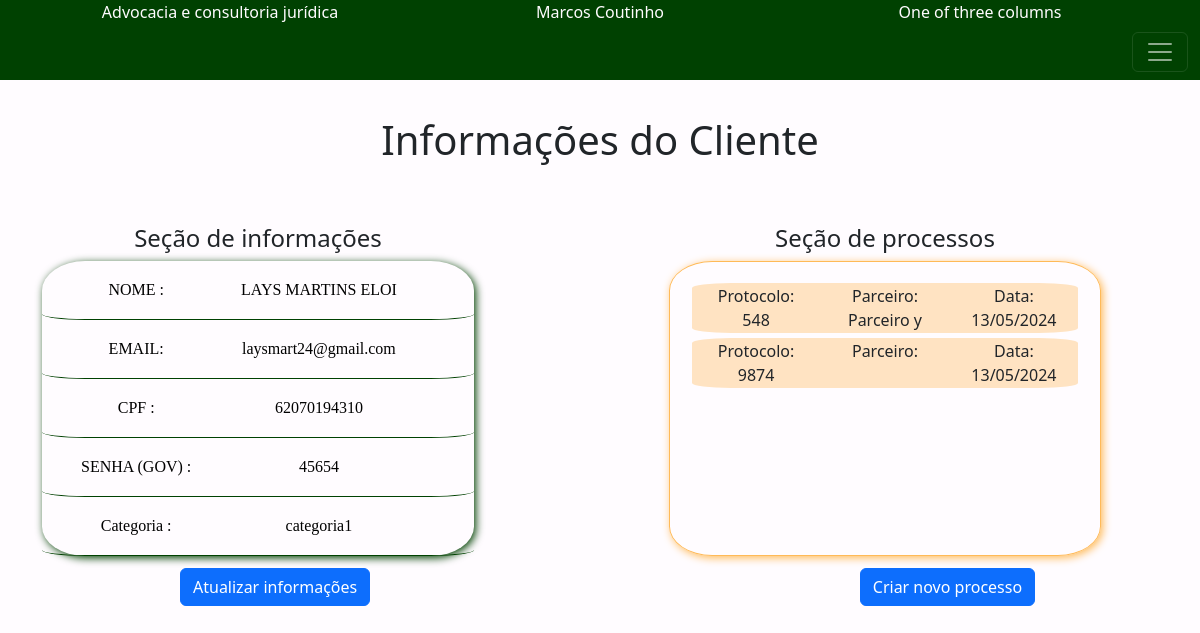
The page /exibirCliente.php?cpf=62070194310 on the database its author committed.
### tables this page shows
CREATE TABLE Pessoa (nome TEXT, email TEXT, senha TEXT, cpf TEXT PRIMARY KEY, categoria TEXT);

CREATE TABLE Processo (protocolo text PRIMARY KEY, cpf TEXT , descricao TEXT,status TEXT,assunto TEXT, parceiro TEXT,dataAbertura TEXT,FOREIGN KEY (cpf) REFERENCES Pessoa(cpf));

### read2.php (called while the page is built, shortened)
<?php
require_once 'envio.php';
require_once 'Pessoa.php';
function buscarPorCPF($pdo, $cpf) {
    $query = "SELECT * FROM Pessoa WHERE cpf = :cpf";
    $statement = $pdo->prepare($query);
    $statement->bindValue(':cpf', $cpf);
    $statement->execute();
    $resultado = $statement->fetch();
    $pessoa = new Pessoa($resultado['nome'], $resultado['email'], $resultado['senha'],$resultado['cpf'], $resultado['categoria']);
    return $pessoa;
    }

### Pessoa.php (called while the page is built, shortened)
<?php
class Pessoa
{
    private string $nome;
    private string $email;
    private string $senha;
    private string $cpf;
    private string $categoria;
    public function __construct(string $nome, string $email,string $senha, string $cpf, string $categoria)
    {
        $this->nome = $nome;
        $this->email = $email;
        $this->senha = $senha;
        $this->cpf = $cpf;
        $this->categoria = $categoria;
    }
    public function categoria(): string
    {
        return $this->categoria;
    }
    public function nome(): string
    {
        return $this->nome;
    }
    public function email(): string
    {
        return $this->email;
    }
    public function cpf(): string
    {
        return $this->cpf;
    }
    public function senha(): string
    {
        return $this->senha;
    }
}

### pesquisaProcessos.php (called while the page is built, shortened)
<?php
require_once 'enviaProcesso.php';
require_once 'Processo.php';
function buscarProcessos($pdo,$cpf) {
    $sqlVerificar = "SELECT COUNT(*) FROM Processo WHERE cpf = :cpf";
    $query_verificar = $pdo->prepare($sqlVerificar);
    $query_verificar->bindValue(':cpf', $cpf);
    $query_verificar->execute();
    $numLinhas = $query_verificar->fetchColumn();
    if($numLinhas > 0){
        $query = "SELECT * FROM Processo WHERE cpf = :cpf";
        $statement = $pdo->prepare($query);
        $statement->bindValue(':cpf',$cpf);
        $statement->execute();
        $resultados = $statement->fetchall();
        $processos = [];
        foreach ($resultados as $resultado) {
            $processos[]= new Processo($resultado['cpf'],$resultado['protocolo'],$resultado['parceiro'],$resultado['assunto'],$resultado['dataAbertura'],$resultado['status']);
        }
        return $processos;
    } else{
        return "Não há processos";
    }
}

### Processo.php (called while the page is built, shortened)
<?php
class Processo
{
    private string $protocolo;
    private string $parceiro;
    private string $dataAbertura;
    public function __construct(string $cpf, string $protocolo, string $parceiro,string $assunto, String $dataAbertura, string $status) {
        $this->protocolo = $protocolo;
        $this->parceiro = $parceiro;
        $this->dataAbertura = $dataAbertura;
    }
    public function protocolo() : string {
        return $this->protocolo;
    }
     public function parceiro() : string {
        return $this->parceiro;
    }
    public function dataAbertura() : string {
        return $this->dataAbertura;
    }
}

### exibirCliente.php (the view, shortened to what this page needs)
<?php
require_once 'conexao.php';
require_once 'Pessoa.php';
require_once 'read2.php';
require_once 'pesquisaProcessos.php';
require_once 'Processo.php';
?>
<!DOCTYPE html>
<html lang="en">
<head>
    <link rel="stylesheet" href="exibirCliente.css">
    <link href="https://cdn.jsdelivr.net/npm/bootstrap@5.3.3/dist/css/bootstrap.min.css" rel="stylesheet">
</head>
<body>
    <header>
    <div class="container text-center">
  <div class="row align-items-center">
    <div class="col">
      Advocacia e consultoria jurídica
    </div>
    <div class="col">
      Marcos Coutinho
    </div>
    <div class="col">
      One of three columns
    </div>
  </div>
</div>
<nav class="navbar " data-bs-theme="dark">
  <div class="container-fluid">
    <button class="navbar-toggler" type="button" data-bs-toggle="collapse" data-bs-target="#navbarNav" aria-controls="navbarNav" aria-expanded="false" aria-label="Toggle navigation">
      <span class="navbar-toggler-icon"></span>
    </button>
  </div>
</nav>
    </header>
   <main>
   <?php if (isset($_GET['cpf'])) {
    $cpf_pessoa = $_GET['cpf'];
    $pessoa = buscarPorCPF($pdo,$cpf_pessoa);
    $processos = buscarProcessos($pdo,$cpf_pessoa);
}?>
    <section class="secao_aluno">
    <h1 class="title_principal" >Informações do Cliente</h1>
<div class="container text-center ">
  <div class="row justify-content-start secoes">
        <div class="col-4 secao_informacoes">
        <h4 class="title_secao_informacao">Seção de informações</h4>
         <div class="celulas_info_clientes">
           <div class="secao_informacoes_texts">
              <div class="texts_info_rotulo">
                NOME :
              </div>
              <div class="texts_info_values"><?php echo $pessoa->nome();?>
            </div>
           </div>
           <div class="secao_informacoes_texts">
              <div class="texts_info_rotulo">
                EMAIL:
              </div>
              <div class="texts_info_values"><?php echo $pessoa->email();?>
            </div>
           </div>
           <div class="secao_informacoes_texts">
              <div class="texts_info_rotulo">
                CPF :
              </div>
              <div class="texts_info_values"><?php echo $pessoa->cpf();?>
            </div>
           </div>
           <div class="secao_informacoes_texts">
              <div class="texts_info_rotulo">
                SENHA (GOV) :
              </div>
              <div class="texts_info_values"><?php echo $pessoa->senha();?>
            </div>
           </div>
           <div class="secao_informacoes_texts">
              <div class="texts_info_rotulo">
                Categoria :
              </div>
              <div
               class="texts_info_values"><?php echo $pessoa->categoria();?>
            </div>
         </div>
         </div>
        </div>
    <div class="col-4 secao_processos">
    <h4 class="title_secao_processos">Seção de processos</h4>
    <div class="celulas_scroll">
      <?php if(!empty(is_array($processos) && $processos)){
            foreach($processos as $processo): ?>
            <div class="exibir_processos" onclick="window.location='exibirProcesso.php?protocolo=<?php echo $processo->protocolo();?>'" style="cursor:pointer;">
              <div class="container text-center">
              <div class="row justify-content-center">
                <div class="col-4" >
                  Protocolo: <?php echo $processo->protocolo(); ?>
                </div>
                <div class="col-4">
                Parceiro: <?php echo $processo->parceiro(); ?>
                </div>
                <div class="col-4">
                <?php $dataAberturaFormatada = date('d/m/Y', strtotime($processo->dataAbertura()));?>
                Data: <?php  echo $dataAberturaFormatada; ?>
                </div>
              </div>
            </div>
            </div>
              <?php endforeach;}
            else{
              echo "Não há processos!";
            }?>
                  </div>
    </div>
  </div>
   </main>
<div class="btns">
     <button class="btn btn-primary cria_processo" type="submit" onclick="window.location='atualizaCliente.php?cpf=<?php echo $pessoa->cpf(); ?>';">Atualizar informações</button>
    <button class="btn btn-primary cria_processo" type="submit" onclick="window.location='criaProcessos.php?cpf=<?php echo $pessoa->cpf(); ?>';">Criar novo processo</button>
</div>
</body>
</html>

### exibirCliente.css (style rules this page uses)
:root { --cor-primaria: #004101; --cor-secundaria: #FFBA58; --cor-terciaria: #FFFCFF; }
* { margin: 0; padding: 0; box-sizing: border-box; }
body { background-color: var(--cor-terciaria) !important; min-height: 100vh; }
header { background-color: var(--cor-primaria) !important; margin-bottom: 3%; color: #FFFCFF; }
.title_principal { text-align: center; margin-bottom: 5%; }
.secoes { display: flex; gap: 15% !important; }
.secao_informacoes { width: 40% !important; display: flex; flex-direction: column; }
.celulas_info_clientes { height: 200% !important; border-radius: 10%; box-shadow: 2px 2px 8px 0px #004101; }
.secao_informacoes_texts { display: flex; padding: 3%; border-bottom :1px solid var(--cor-primaria); border-radius: 10%; }
.texts_info_rotulo { padding:1% 5%; font-family: 'Times New Roman', Times, serif; color:black; width: 40%; }
.texts_info_values { padding:1% 5%; font-family: 'Times New Roman', Times, serif; color: rgb(1, 1, 1); width: 50%; }
.secao_processos { align-items: center; display: flex; flex-direction: column; width: 40% !important; }
.celulas_scroll { height: 200%; min-width: 100%; padding: 5%; border: 1px solid var(--cor-secundaria); overflow-y: auto; display: flex; flex-direction: column; gap:2%; border-radius: 10%; box-shadow: 2px 2px 8px 0px var(--cor-secundaria); }
.exibir_processos { background-color: #ffb9585d; border-radius: 10%; min-height: 20%; max-height: 20%; align-content: center; }
.btns { display: flex; align-items: flex-start; gap: 48%; padding-top: 1%; padding-left: 15%; }

### rows shown on the page
pessoa: nome "LAYS MARTINS ELOI", email "laysmart24@gmail.com", cpf "62070194310", senha "45654", categoria "categoria1"
processo: protocolo "548", parceiro "Parceiro y", dataAbertura "13/05/2024"
processo: protocolo "9874", dataAbertura "13/05/2024"
